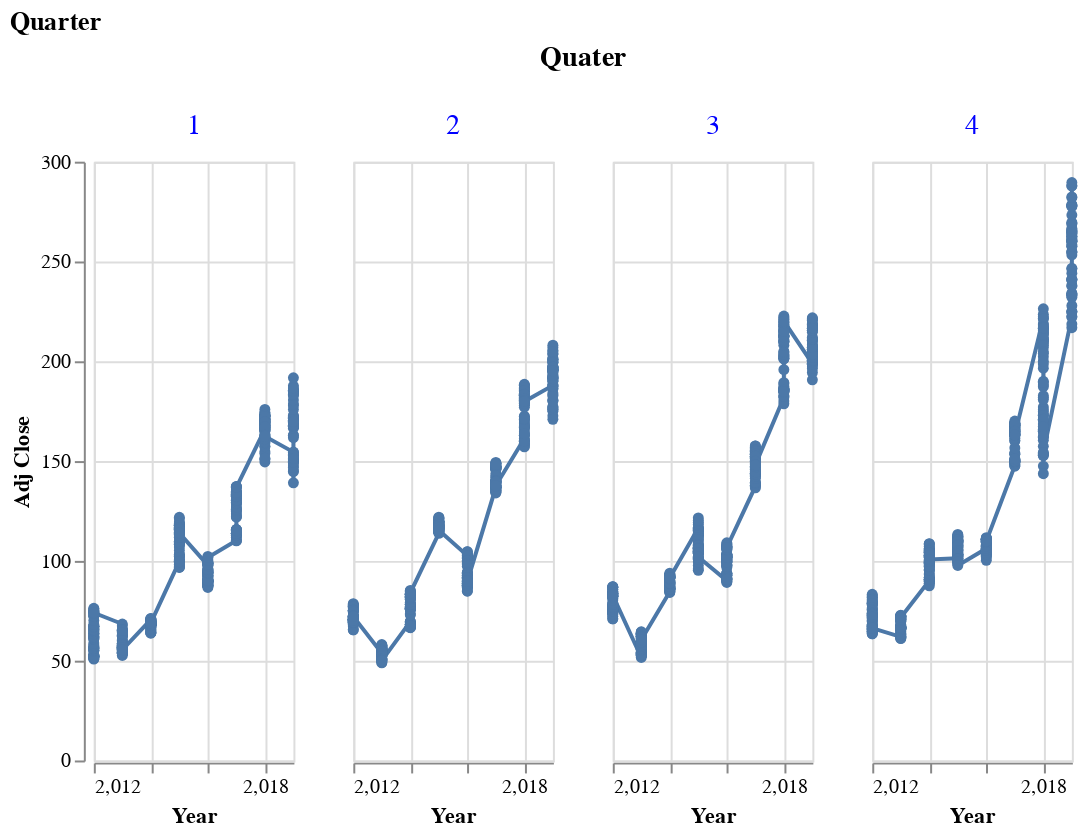

The cell this chart's notebook holds for it:
### Code cell
import altair as alt
alt.Chart( AAPL_df.reset_index()).mark_line(point=True).encode(
    x='Year', 
    y='Adj Close',
    column='Quater',
    tooltip=['Date', 'Adj Close']).properties(
    title="Quarter",
    width=100).configure_header(
    titleColor='black',
    titleFontSize=14,
    labelColor='blue',
    labelFontSize=14
)

### Figure 1 — Vega-Lite specification as saved in the notebook (floating-point values rounded to 4 significant figures; data arrays with more than 128 entries replaced by an {"elided": "..."} marker saying what was removed)
{"config": {"view": {"continuousWidth": 400, "continuousHeight": 300}, "header": {"labelColor": "blue", "labelFontSize": 14, "titleColor": "black", "titleFontSize": 14}}, "data": {"name": "data-448fddde06098b9446259b610fa9eeee"}, "mark": {"type": "line", "point": true}, "encoding": {"column": {"field": "Quater", "type": "quantitative"}, "tooltip": [{"field": "Date", "type": "temporal"}, {"field": "Adj Close", "type": "quantitative"}], "x": {"field": "Year", "type": "quantitative"}, "y": {"field": "Adj Close", "type": "quantitative"}}, "title": "Quarter", "width": 100, "$schema": "https://vega.github.io/schema/vega-lite/v4.17.0.json", "datasets": {"data-448fddde06098b9446259b610fa9eeee": {"elided": "2011 records"}}}
